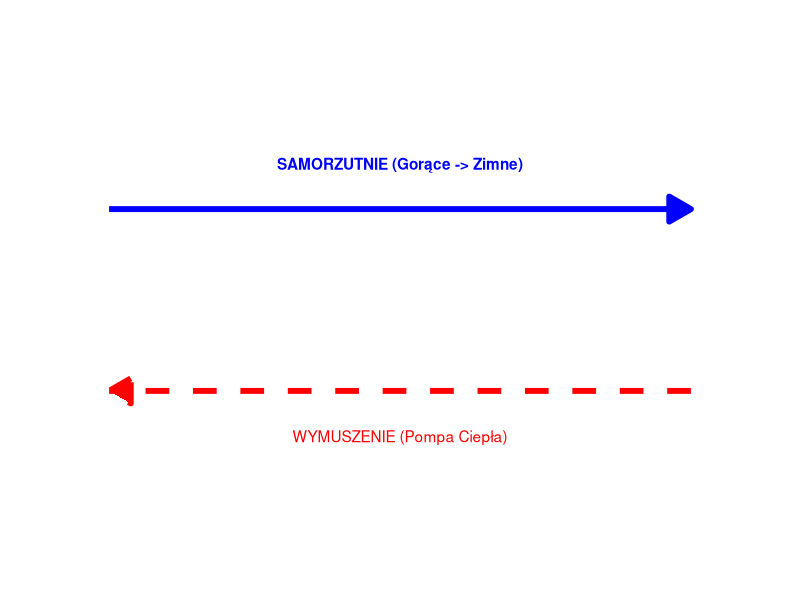
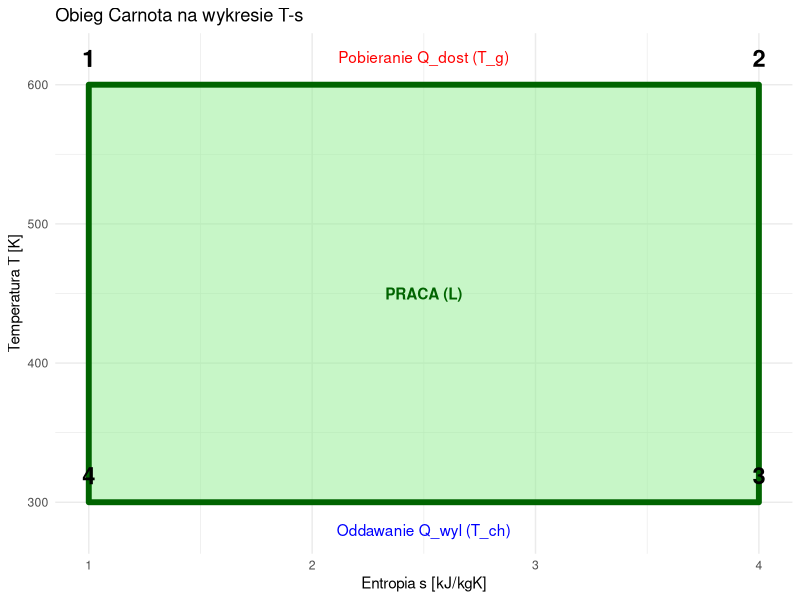

Generate these figures, in order, with R:
## ---- chunk 1
#| label: rev-irrev-diagram
#| echo: false
#| fig-width: 6
#| fig-height: 4

library(ggplot2)
df_arrow <- data.frame(x=c(0, 10), y=c(0, 0))

ggplot() +
  geom_segment(aes(x=1, y=1, xend=9, yend=1), arrow=arrow(type="closed"), color="blue", size=2) +
  annotate("text", x=5, y=1.5, label="SAMORZUTNIE (Gorące -> Zimne)", color="blue", fontface="bold") +
  
  geom_segment(aes(x=9, y=-1, xend=1, yend=-1), arrow=arrow(type="closed"), color="red", size=2, linetype="dashed") +
  annotate("text", x=5, y=-1.5, label="WYMUSZENIE (Pompa Ciepła)", color="red") +
  
  ylim(-3, 3) + xlim(0, 10) + theme_void()
## ---- chunk 2
#| label: carnot-ts
#| echo: false
#| fig-width: 6
#| fig-height: 5

df_carnot <- data.frame(
  s = c(1, 4, 4, 1, 1),
  T = c(600, 600, 300, 300, 600),
  Label = c("1", "2", "3", "4", "1")
)

ggplot(df_carnot, aes(x=s, y=T)) +
  geom_polygon(fill="lightgreen", alpha=0.5, color="darkgreen", size=2) +
  geom_text(aes(label=Label), vjust=-1, size=6, fontface="bold") +
  annotate("text", x=2.5, y=450, label="PRACA (L)", fontface="bold", color="darkgreen") +
  annotate("text", x=2.5, y=620, label="Pobieranie Q_dost (T_g)", color="red") +
  annotate("text", x=2.5, y=280, label="Oddawanie Q_wyl (T_ch)", color="blue") +
  theme_minimal() +
  labs(title="Obieg Carnota na wykresie T-s", x="Entropia s [kJ/kgK]", y="Temperatura T [K]")
